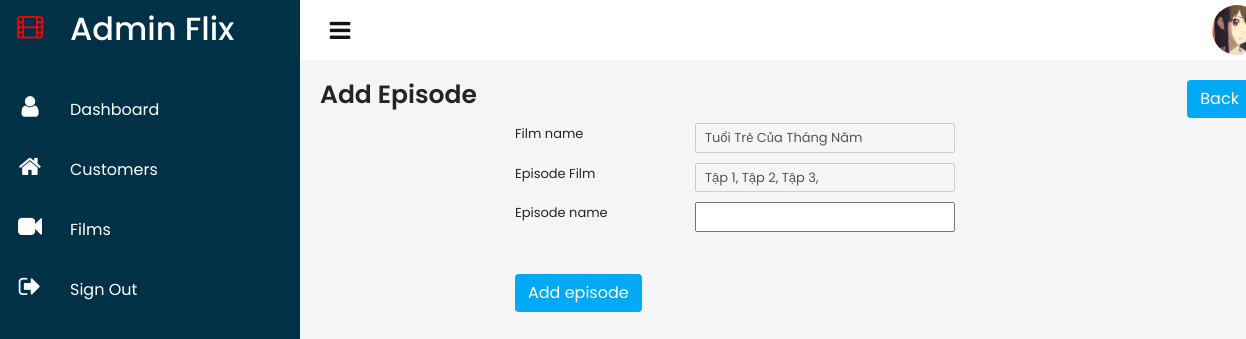
The page /admin/films/addepisodes.php?id_film=17 (signed in) on the database its author committed.
### tables this page shows
CREATE TABLE `tbl_films` (
  `id` int(11) NOT NULL,
  `name` varchar(255) DEFAULT NULL,
  `sub_name` varchar(255) DEFAULT NULL,
  `status` varchar(255) DEFAULT NULL,
  `typemovie` int(11) DEFAULT NULL,
  `nation_id` int(11) DEFAULT NULL,
  `year` int(11) DEFAULT NULL,
  `image_vertical` varchar(255) DEFAULT NULL,
  `description` varchar(1000) DEFAULT NULL,
  `duration` int(11) DEFAULT NULL,
  `num_view` int(11) DEFAULT NULL,
  `subtitle` varchar(255) DEFAULT NULL,
  `quality` varchar(255) DEFAULT NULL,
  `video` varchar(255) DEFAULT NULL,
  `image_horizontal` varchar(255) DEFAULT NULL
);

CREATE TABLE `tbl_episodes` (
  `episode_id` int(11) NOT NULL,
  `film_id` int(11) DEFAULT NULL,
  `episode_name` varchar(255) DEFAULT NULL,
  `video` varchar(255) DEFAULT NULL
);

### helper/DB.php (called while the page is built, shortened)
<?php
class DB
{
    private $kn = null;
    private function connect()
    {
        $this->kn = new mysqli(DB['server'], DB['username'], DB['password'], DB['name']);
        mysqli_set_charset($this->kn, "utf8");
    }
    public function query($sql)
    {
        $query = $this->kn->query($sql);
        if ($query) {
            if (is_object($query)) {
                if ($query->num_rows > 0) {
                    while ($row = $query->fetch_object()) {
                        $data[] = $row;
                    }
                    return $data;
                }
            }
            return 'Xử lý thành công ';
        } else {
            return 'Thao tác thất bại !';
        }
    }
}

### autoload/Autoload.php (called while the page is built, shortened)
<?php
$DB = new DB();

### admin/films/addepisodes.php (the view, shortened to what this page needs)
<?php
require_once('../header.php');
require_once('../../autoload/Autoload.php');
if (isset($_GET['id_film'])) {
    $filmid = $_GET['id_film'];
}
$querynamefilm = "SELECT tbl_films.name from tbl_films WHERE tbl_films.id = '$filmid'";
$runquerynamefilm = mysqli_query($conn, $querynamefilm);
$resultnamefilm = mysqli_fetch_assoc($runquerynamefilm);
$querylistepisode = "SELECT tbl_episodes.episode_name FROM tbl_episodes WHERE tbl_episodes.film_id = '$filmid'";
$resultlistepisode = $DB->query($querylistepisode);
?>
<div class="containerr">
    <?php require_once('../navigation/navigation.php') ?>
    <div class="main">
        <?php require_once('../topbar/topbar.php') ?>
        <div class="detailsFilm">
            <div class="recentFilms">
                <div class="filmHeader">
                    <h2 style="font-size: 25px;">Add Episode</h2>
                    <div>
                        <a href="../films/episodes.php" class="btn">Back</a>
                    </div>
                </div>
                <form action="" method="post" class="editfilm">
                    <div class="groupform">
                        <label for="inputName">Film name</label>
                        <input type="text" id="inputFilmName" name="filmname" style="width: 20em;" value="<?php echo $resultnamefilm['name'] ?>" required disabled>
                    </div>
                    <div class="groupform">
                        <label for="inputotherName">Episode Film</label>
                        <input type="text" id="inputEpisodeFilm" name="episodefilm" value = "<?php
                            foreach($resultlistepisode as $value){
                                echo $value->episode_name . ', ';
                            }
                        ?>" style="width: 20em;" required disabled>
                    </div>
                    <div class="groupform">
                        <label for="inputotherName">Episode name</label>
                        <input type="text" id="inputEpisodeName" name="episodename" style="width: 20em;" required>
                    </div>
                    <button type="submit" class="btn" name="addepisode" style="margin-top: 2em;">Add episode</button>
                </form>
            </div>
        </div>
    </div>
</div>
<?php require_once('../footer.php') ?>

### admin/assets/css/main.css (style rules this page uses)
* { margin: 0; padding: 0; box-sizing: border-box; font-family: 'Poppins', sans-serif; }
body { overflow-x: hidden; }
.containerr { position: relative; width: 100%; }
.main { position: relative; width: 78%; left: 300px; min-height: 100vh; background-color: #f5f5f5; transition: 0.5s; }
.btn { position: relative; padding: 3px 7px; background: #03a9f4; color: #fff; text-decoration: none; border-radius: 5px; margin-bottom: 5px; }

### admin/assets/css/film.css (style rules this page uses)
.detailsFilm { padding: 20px; font-size: 13px; }
.filmHeader { display: flex; justify-content: space-between; align-items: flex-start; }
.filmHeader h2 { font-weight: 600; }
.editfilm { position: relative; margin-left: 15em; }
.editfilm .groupform { position: relative; display: flex; justify-content: flex-start; align-items: center; margin-bottom: 10px; }
.editfilm .groupform label { width: 180px; }
.editfilm .groupform input { padding: 3px 8px; outline: none; }

### rows shown on the page
tbl_films: filmname "Tuổi Trẻ Của Tháng Năm"
tbl_episodes: episodefilm "Tập 1, Tập 2, Tập 3,"
